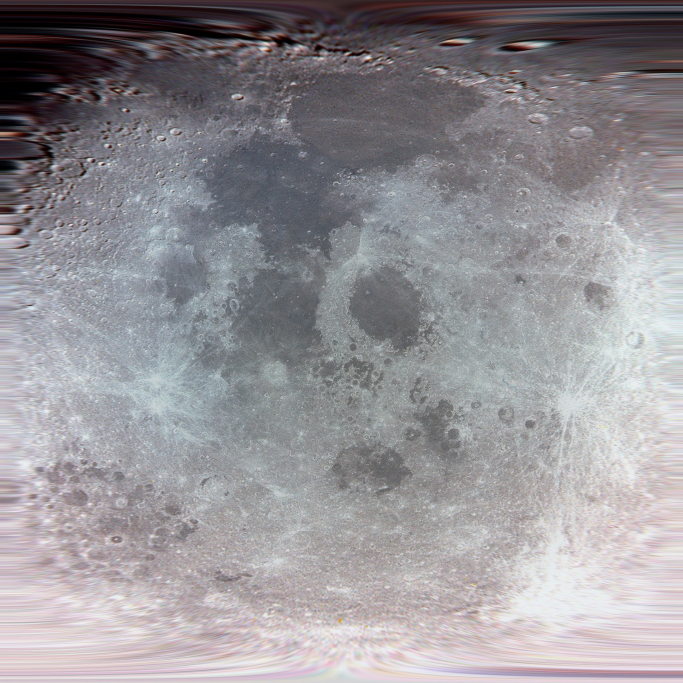
#> input picture app/src/main/assets/space/moon.jpg, 2048 x 2048 px, found by its file name (shown at 1/3 size)
$ python make_moon.py Moon.jpg app/src/main/assets/space/moon.jpg
#> lines starting #> are read from the running program, lines starting #| are printed output that depends on the picture
"""月の写真（NASA 3D Resources の Images and Textures/Moon/Moon.jpg）を、
表側（経度 -90°〜90°）の正距円筒図法 2048x2048 に変換する。

使い方: python3 tools/make_moon.py Moon.jpg app/src/main/assets/space/moon.jpg
"""
import sys
import numpy as np
from PIL import Image

src, dst = sys.argv[1], sys.argv[2]
im = np.asarray(Image.open(src).convert("RGB")).astype(np.float32)
# 写真の中の月の円（明るい部分の外接範囲から求めた値）
cx, cy, R = 1014.0, 960.0, 763.0 * 0.99
W = H = 2048
lon = (np.arange(W) + 0.5) / W * np.pi - np.pi / 2
lat = np.pi / 2 - (np.arange(H) + 0.5) / H * np.pi
LON, LAT = np.meshgrid(lon, lat)
x = cx + R * np.cos(LAT) * np.sin(LON)
y = cy - R * np.sin(LAT)
xi = np.clip(x, 0, im.shape[1] - 2)
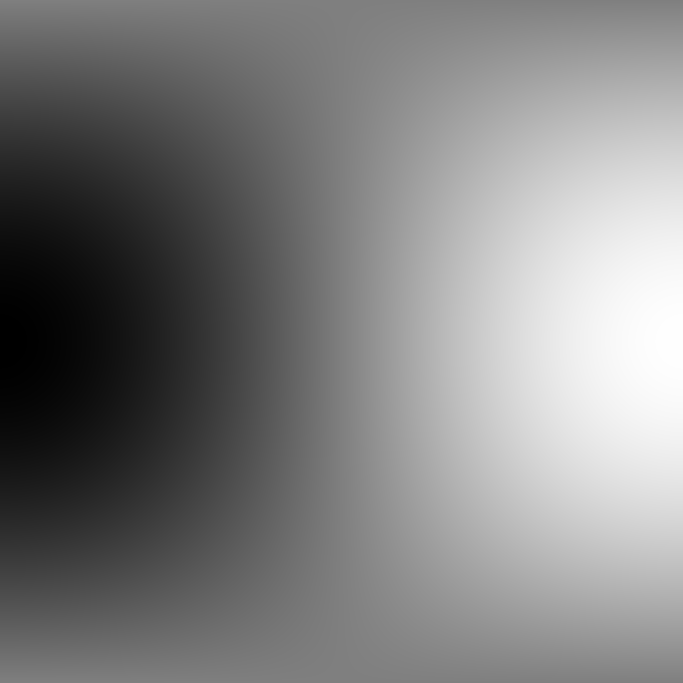
#> x: shape (2048, 2048) float64 (shown at 1/3 size); min 258.6, max 1769.4, mean 1014; drawn with min black and max white
yi = np.clip(y, 0, im.shape[0] - 2)
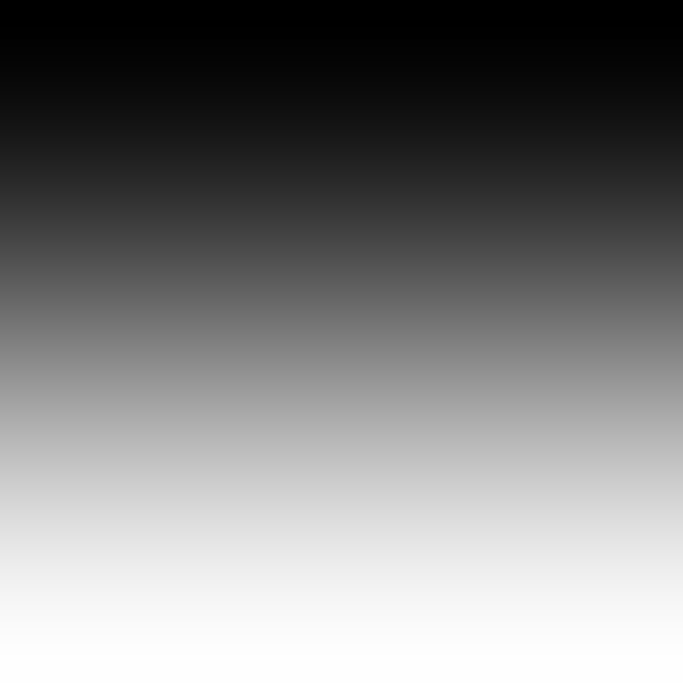
#> y: shape (2048, 2048) float64 (shown at 1/3 size); min 204.6, max 1715.4, mean 960; drawn with min black and max white
x0 = xi.astype(int)
y0 = yi.astype(int)
fx = (xi - x0)[..., None]
fy = (yi - y0)[..., None]
c = (im[y0, x0] * (1 - fx) * (1 - fy) + im[y0, x0 + 1] * fx * (1 - fy)
     + im[y0 + 1, x0] * (1 - fx) * fy + im[y0 + 1, x0 + 1] * fx * fy)
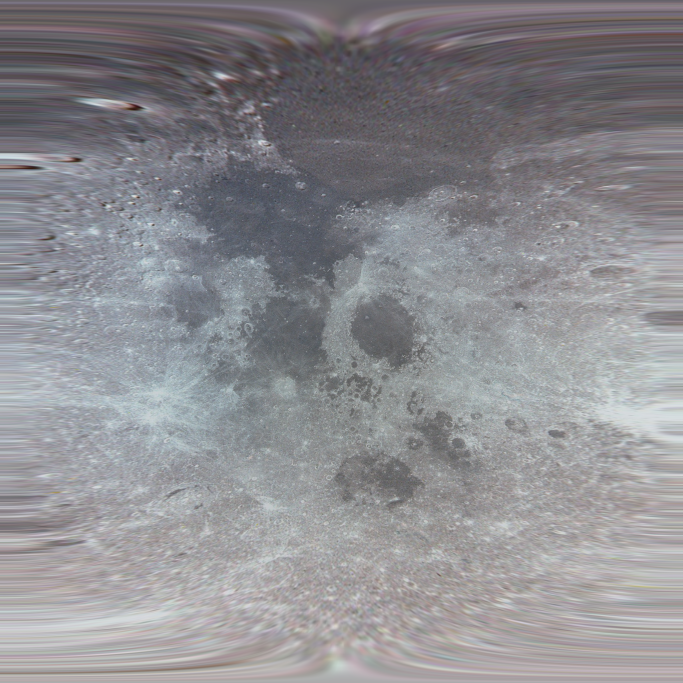
#> c: shape (2048, 2048, 3) float64 (shown at 1/3 size); mean R, G, B 141.6, 140.9, 144.9
# 写真の周辺減光を弱める
mu = np.clip(np.cos(LAT) * np.cos(LON), 0.25, 1)[..., None]
c = c / (0.7 + 0.3 * mu)
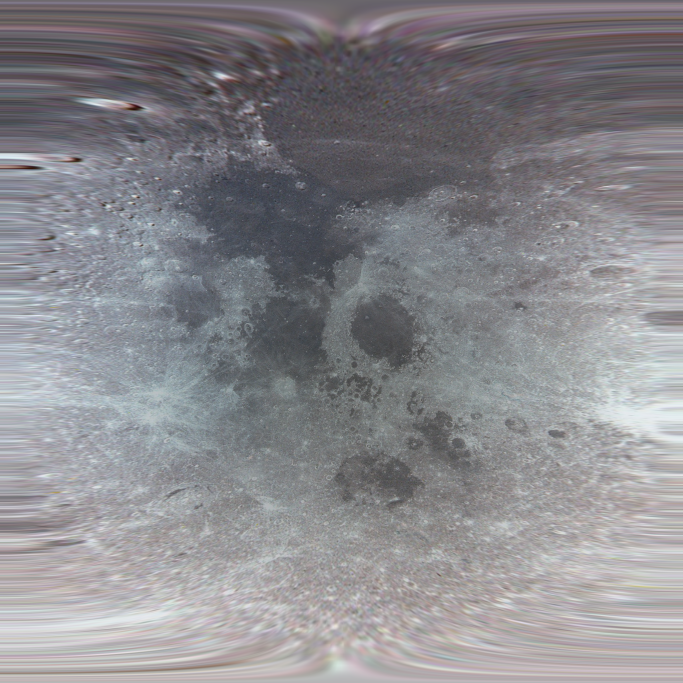
#> c: shape (2048, 2048, 3) float64 (shown at 1/3 size); mean R, G, B 170.7, 169.5, 174.3; drawn with min black and max white
c = c / np.percentile(c, 99.7) * 240
Image.fromarray(np.clip(c, 0, 255).astype(np.uint8)).save(dst, quality=88, optimize=True)
